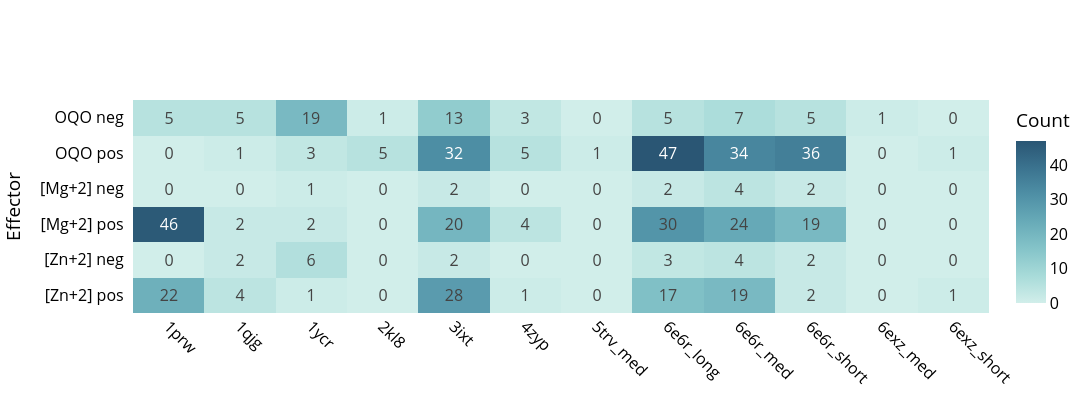

The cell this chart's notebook holds for it:
### Markdown cell above
### aggregate all onemotif two states

### Code cell
df_all = pd.concat([df_pos, df_pos_zn,df_pos_mg, df_neg,  df_neg_zn,df_neg_mg], ignore_index=True)
df_all["type"] = df_all["task"].apply(lambda x: "pos" if "pos" in x else "neg")
heatmap_df = df_all.pivot_table(
    index=["effector", "type"],
    columns="motif",
    values="success_count",
    fill_value=0
)

heatmap_df.index = heatmap_df.index.map(lambda x: f"{x[0]} {x[1]}  ")
heatmap_df = heatmap_df.loc[:, (heatmap_df != 0).any(axis=0)]

fig = px.imshow(
    heatmap_df.values,
    x=heatmap_df.columns,
    y=heatmap_df.index,
    color_continuous_scale="Teal",
    aspect="auto",
    text_auto=True
)

fig.update_layout(
    # title="One motif two states successes",
    font=dict( size=16,color="black"),
    xaxis=dict(side="bottom", tickangle=45),   
    yaxis=dict(autorange="reversed"),
    # xaxis_title="Motif",
    yaxis_title="Effector",
    coloraxis_colorbar=dict(title="Count"),
    width=1200,
    height=400,
    margin=dict(l=50, r=50, t=100, b=50)
)

fig.show()

### Figure 1 — Plotly figure (JSON) as saved in the notebook; plotly's stock layout.template omitted (floating-point values rounded to 4 significant figures)
{"data": [{"coloraxis": "coloraxis", "hovertemplate": "x: %{x}<br>y: %{y}<br>color: %{z}<extra></extra>", "name": "0", "texttemplate": "%{z}", "type": "heatmap", "x": ["1prw", "1qjg", "1ycr", "2kl8", "3ixt", "4zyp", "5trv_med", "6e6r_long", "6e6r_med", "6e6r_short", "6exz_med", "6exz_short"], "xaxis": "x", "y": ["OQO neg  ", "OQO pos  ", "[Mg+2] neg  ", "[Mg+2] pos  ", "[Zn+2] neg  ", "[Zn+2] pos  "], "yaxis": "y", "z": [[5.0, 5.0, 19.0, 1.0, 13.0, 3.0, 0.0, 5.0, 7.0, 5.0, 1.0, 0.0], [0.0, 1.0, 3.0, 5.0, 32.0, 5.0, 1.0, 47.0, 34.0, 36.0, 0.0, 1.0], [0.0, 0.0, 1.0, 0.0, 2.0, 0.0, 0.0, 2.0, 4.0, 2.0, 0.0, 0.0], [46.0, 2.0, 2.0, 0.0, 20.0, 4.0, 0.0, 30.0, 24.0, 19.0, 0.0, 0.0], [0.0, 2.0, 6.0, 0.0, 2.0, 0.0, 0.0, 3.0, 4.0, 2.0, 0.0, 0.0], [22.0, 4.0, 1.0, 0.0, 28.0, 1.0, 0.0, 17.0, 19.0, 2.0, 0.0, 1.0]]}], "layout": {"coloraxis": {"colorbar": {"title": {"text": "Count"}}, "colorscale": [[0, "rgb(209, 238, 234)"], [0.1667, "rgb(168, 219, 217)"], [0.3333, "rgb(133, 196, 201)"], [0.5, "rgb(104, 171, 184)"], [0.6667, "rgb(79, 144, 166)"], [0.8333, "rgb(59, 115, 143)"], [1, "rgb(42, 86, 116)"]]}, "font": {"color": "black", "size": 16}, "height": 400, "margin": {"b": 50, "l": 50, "r": 50, "t": 100}, "width": 1200, "xaxis": {"anchor": "y", "domain": [0, 1], "side": "bottom", "tickangle": 45}, "yaxis": {"anchor": "x", "autorange": "reversed", "domain": [0, 1], "title": {"text": "Effector"}}}}
